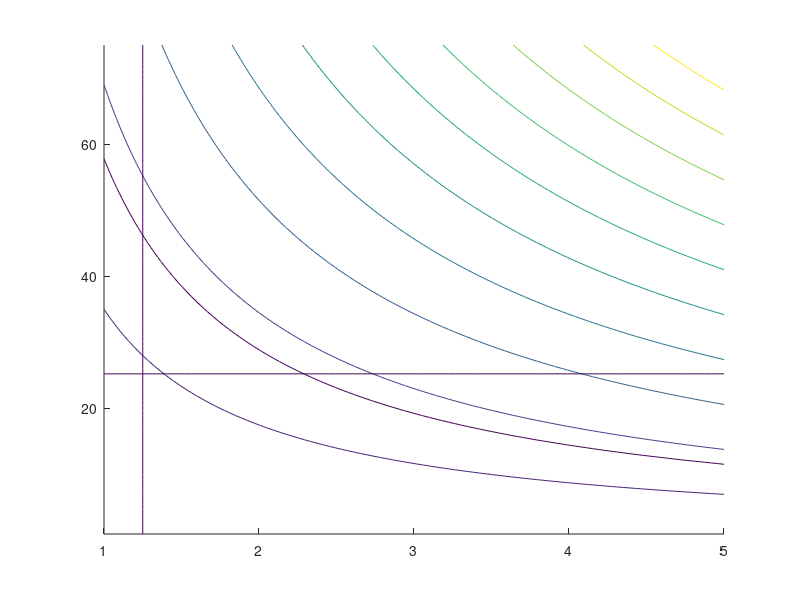

Reproduce this figure in MATLAB.
%% This script is the solution of Exercise 1.1a of the Engineering optimization course
%  author: etodorov

%define variables
xt = linspace(1,5);     %thickness
yD = linspace(1,75)';     %diameter

%parameters and constants
P = 45e+3;          % N (load)
L = 2540;           % mm (length)
E = 206e+3;         % MPa (Young's modulus)
rho = 7.83e-6;      % kg/mm3 (density)
s_y = 248;          % MPa (yield strenght)

%objective
m = rho*pi*yD*xt*L;     % kg (mass)

%constraints  g <= 0
g1 = P./(pi*yD*xt) - s_y;% stress constraint 

q = m*9.81/L;           % N/mm (line weight)
I = pi*yD.^3*xt/8.0;     % mm^4 (moment of inertia)
delta = 5*q*L^4/384.0/E./I; % mm (displacement)
g2 = delta - 0.001*L;    % displacement constraint

g3 = 1.25 - xt;          % geometric constraint

%plot
hold on;
contour(xt, yD, m);
contour(xt, yD, g1, [0 0]);
contour(xt, yD, g2, [0 0]);
contour(xt, yD, ones(size(yD))*g3, [0 0]);
hold off;